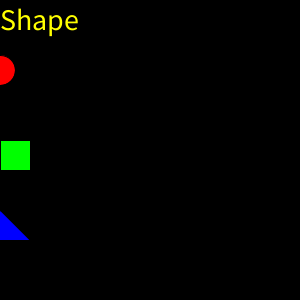
Frame 1 (no input)
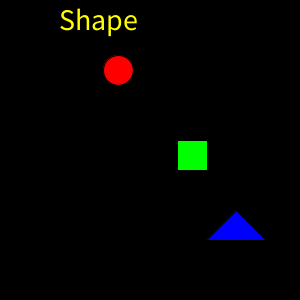
Frame 60 (the mouse pressed at the canvas centre just before this capture)
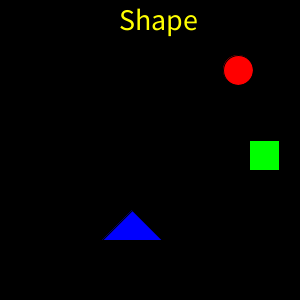
Frame 120 (the mouse held since frame 60 and released just before this capture)

The Processing sketch that drew these frames (run headless with seeded random() and noise(); from frame 60 on, the mouse is pressed at the canvas centre):

// Processing sketch: ex16_01
// ── ex16_01.pde
// 본문 코드 (다형성 미적용): 문자열, 원, 사각형, 삼각형 좌우 반사

Shape sh;
Circle c;
Square s;
Triangle t;

void setup() {
  size(300, 300);
  sh = new Shape(255, 0, 30, 30, 1);
  c = new Circle(255, 0, 70, 30, 2);
  s = new Square(255, 0, 140, 30, 3);
  t = new Triangle(255, 0, 210, 30, 4);
}

void draw() {
  background(0);
  sh.display();
  sh.move();
  c.display();
  c.move();
  s.display();
  s.move();
  t.display();
  t.move();
}

// 클래스 코드

class Shape {
  float c, x, y, d, velocity;

  Shape(float c, float x, float y, float d, float velocity) {
    this.c = c;
    this.x = x;
    this.y = y;
    this.d = d;
    this.velocity = velocity;
  }

  void display() {
    fill(c, c, 0);
    textSize(d);
    text("Shape", x, y);
  }

  void move() {
    x += velocity;
    if (x < 0 || x > width) {
      velocity *= -1;
    }
  }
}

class Circle extends Shape {
  Circle(float c, float x, float y, float d, float velocity) {
    super(c, x, y, d, velocity);
  }

  void display() {
    fill(c, 0, 0);
    ellipse(x, y, d, d);
  }
}

class Square extends Shape {
  Square(float c, float x, float y, float d, float velocity) {
    super(c, x, y, d, velocity);
  }

  void display() {
    fill(0, c, 0);
    rect(x, y, d, d);
  }
}

class Triangle extends Shape {
  Triangle(float c, float x, float y, float d, float velocity) {
    super(c, x, y, d, velocity);
  }

  void display() {
    fill(0, 0, c);
    triangle(x, y, x-d, y+d, x+d, y+d);
  }
}
